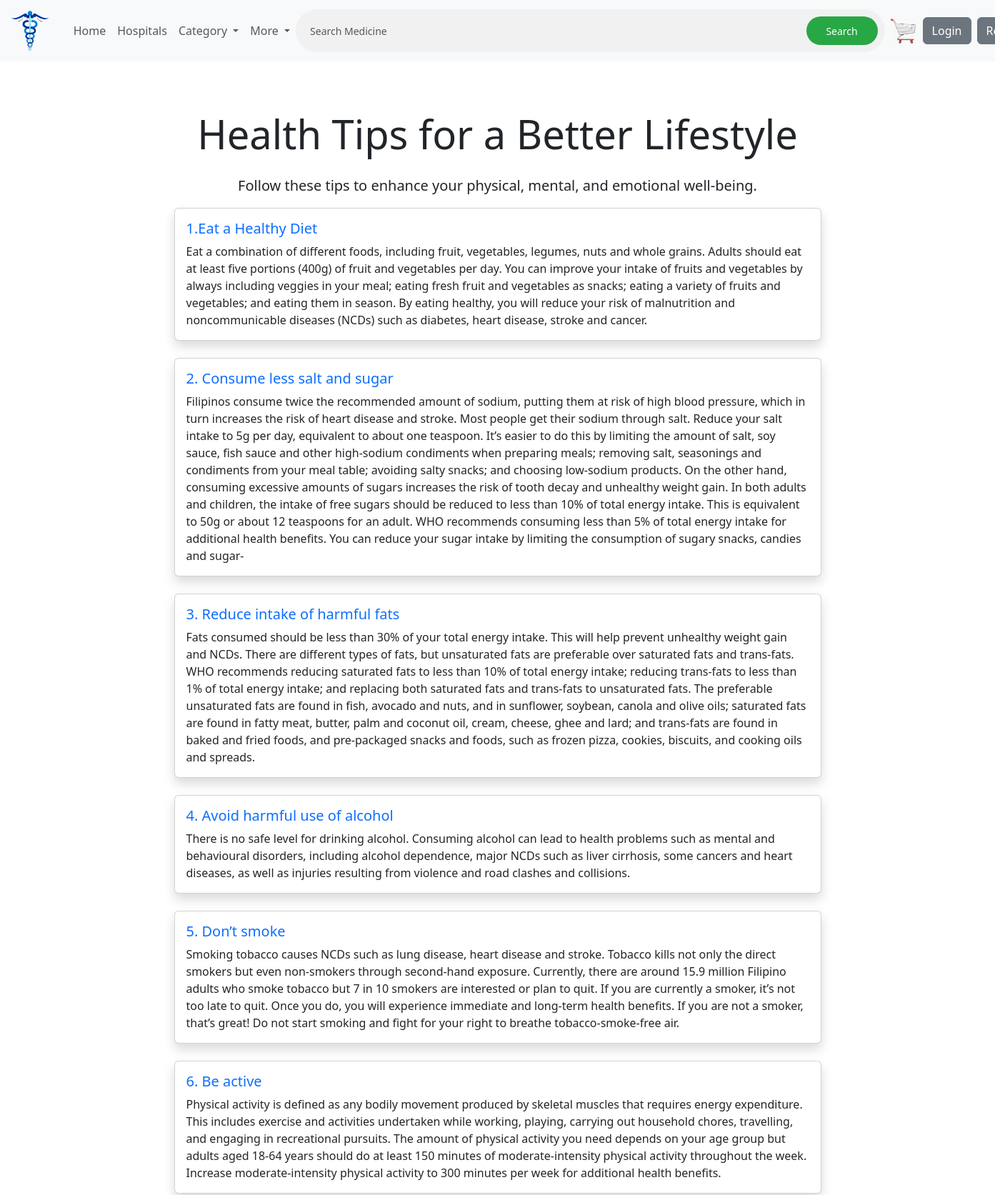
The page /health-tips/ (upper part) on the database its author committed.
### authentication/models.py (models this page shows, shortened)
class Tip(models.Model):
    title = models.CharField(max_length=255)
    description = models.TextField()

### authentication/views.py (the view)
# urls.py: path('health-tips/', auth_views.health_tips, name='health_tips'),
def health_tips(request):
    tips = Tip.objects.all()  # Fetch all tips
    return render(request, 'health_tips.html', {'tips': tips})

### authentication/templates/health_tips.html (shortened to what this page needs)
{% extends "base.html" %}
{% block content %}
<div class="container mt-5">
    <div class="text-center">
        <h1 class="display-4 mb-4">Health Tips for a Better Lifestyle</h1>
        <p class="lead">Follow these tips to enhance your physical, mental, and emotional well-being.</p>
    </div>
    <div class="row justify-content-center">
        {% for tip in tips %}
        <div class="col-md-10 mb-4">
            <div class="card h-100 shadow">
                <div class="card-body">
                    <h5 class="card-title text-primary">{{ tip.title }}</h5>
                    <p class="card-text">{{ tip.description }}</p>
                </div>
            </div>
        </div>
        {% endfor %}
    </div>
</div>
{% endblock %}

### static/css/styles.css (style rules this page uses)
body { font-family: Arial, sans-serif; margin: 0; padding: 0; display: flex; flex-direction: column; min-height: 100vh; }

### rows shown on the page
Tip: title "1.Eat a Healthy Diet", description "Eat a combination of different foods, including fruit, vegetables, legumes, nuts and whole grains. Adults should eat at least five portions (400g) of fruit and vegetables per day. You can improve your intake of fruits and vegetables by always including veggies in your meal; eating fresh fruit and vegetables as snacks; eating a variety of fruits and vegetables; and eating them in season. By eating healthy, you will reduce your risk of malnutrition and noncommunicable diseases (NCDs) such as diabetes, heart disease, stroke and cancer."
Tip: title "2. Consume less salt and sugar", description "Filipinos consume twice the recommended amount of sodium, putting them at risk of high blood pressure, which in turn increases the risk of heart disease and stroke. Most people get their sodium through salt. Reduce your salt intake to 5g per day, equivalent to about one teaspoon. It’s easier to do this by limiting the amount of salt, soy sauce, fish sauce and other high-sodium condiments when preparing meals; removing salt, seasonings and condiments from your meal table; avoiding salty snacks; and choosing low-sodium products. On the other hand, consuming excessive amounts of sugars increases the risk of tooth decay and unhealthy weight gain. In both adults and children, the intake of free…"
Tip: title "3. Reduce intake of harmful fats", description "Fats consumed should be less than 30% of your total energy intake. This will help prevent unhealthy weight gain and NCDs. There are different types of fats, but unsaturated fats are preferable over saturated fats and trans-fats. WHO recommends reducing saturated fats to less than 10% of total energy intake; reducing trans-fats to less than 1% of total energy intake; and replacing both saturated fats and trans-fats to unsaturated fats. The preferable unsaturated fats are found in fish, avocado and nuts, and in sunflower, soybean, canola and olive oils; saturated fats are found in fatty meat, butter, palm and coconut oil, cream, cheese, ghee and lard; and trans-fats are found in baked and…"
Tip: title "4. Avoid harmful use of alcohol", description "There is no safe level for drinking alcohol. Consuming alcohol can lead to health problems such as mental and behavioural disorders, including alcohol dependence, major NCDs such as liver cirrhosis, some cancers and heart diseases, as well as injuries resulting from violence and road clashes and collisions."
Tip: title "5. Don’t smoke", description "Smoking tobacco causes NCDs such as lung disease, heart disease and stroke. Tobacco kills not only the direct smokers but even non-smokers through second-hand exposure. Currently, there are around 15.9 million Filipino adults who smoke tobacco but 7 in 10 smokers are interested or plan to quit. If you are currently a smoker, it’s not too late to quit. Once you do, you will experience immediate and long-term health benefits. If you are not a smoker, that’s great! Do not start smoking and fight for your right to breathe tobacco-smoke-free air."
Tip: title "6. Be active", description "Physical activity is defined as any bodily movement produced by skeletal muscles that requires energy expenditure. This includes exercise and activities undertaken while working, playing, carrying out household chores, travelling, and engaging in recreational pursuits. The amount of physical activity you need depends on your age group but adults aged 18-64 years should do at least 150 minutes of moderate-intensity physical activity throughout the week. Increase moderate-intensity physical activity to 300 minutes per week for additional health benefits."
